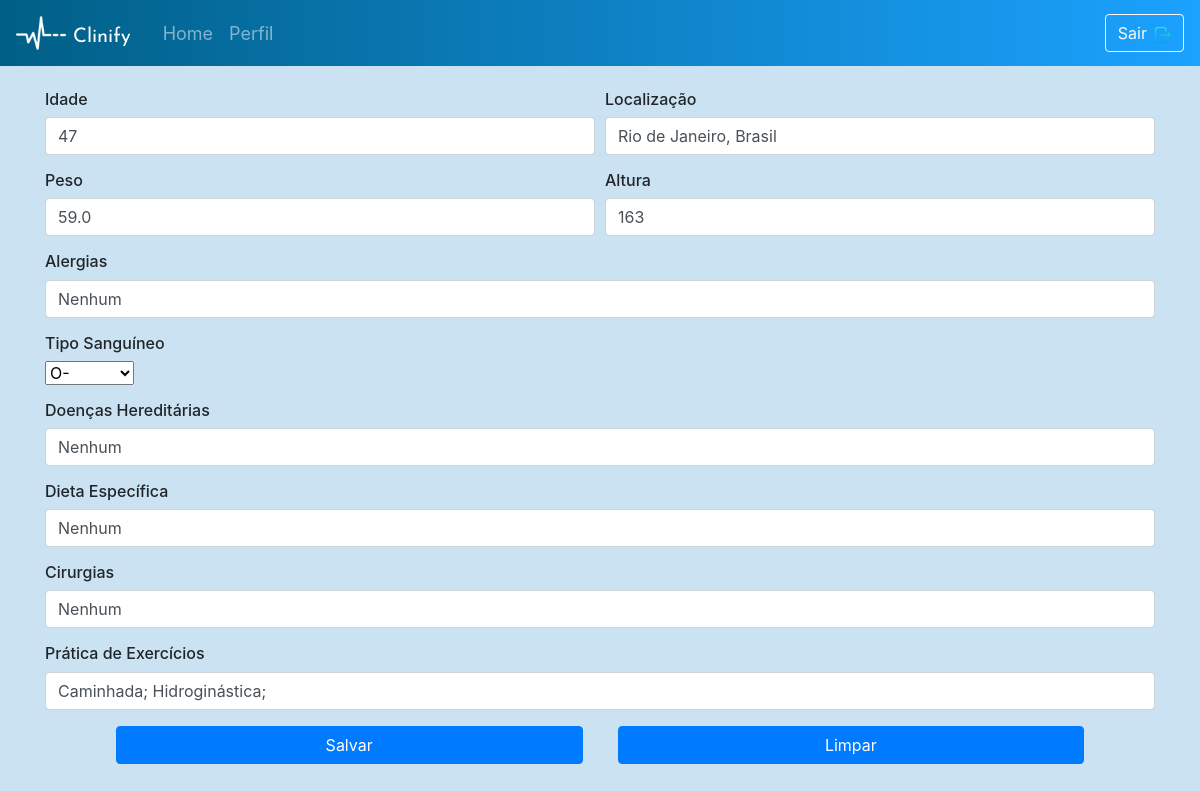
/Templates/profile/update/1/suzanadias/ (signed in), run on the app's committed database.
### server_app/models.py (models this page shows, shortened)
class UserProfile(models.Model):
    CHOICE = (('O-', 'O-'), ('O+', 'O+'), ('A-', 'A-'), ('A+', 'A+'), ('B-', 'B-'), ('B+', 'B+'), ('AB-', 'AB-'), ('AB+', 'AB+'))
    user                 = models.OneToOneField(User, on_delete=models.CASCADE, null=True, blank=True)
    profile_age_prf      = models.IntegerField(null=True, blank=True)
    profile_loc_prf      = models.CharField(max_length=150, null=True, blank=True)
    profile_weight_prf   = models.FloatField(null=True, blank=True)
    profile_height_prf   = models.IntegerField(null=True, blank=True)
    profile_allergy_prf  = models.CharField(max_length=200,null=True, blank=True)
    profile_blood_prf    = models.CharField(null=True, max_length=10, default=None, choices=CHOICE, blank=True)
    profile_desease_prf  = models.CharField(max_length=200, null=True, blank=True)
    profile_diet_prf     = models.CharField(max_length=200, null=True, blank=True)
    profile_surgery_prf  = models.CharField(max_length=200, null=True, blank=True)
    profile_exerc_prf    = models.CharField(max_length=200, null=True, blank=True)
    slug                 = models.SlugField(default='slug')

### server_app/views.py (the view, shortened to what this page needs)
# urls.py: url(r'^profile/update/(?P<pk>[0-9]+)/(?P<slug>[-\w\d]+)/$', ProfileUpdateView.as_view(), name='editprofile'),
@method_decorator(login_required(login_url="/logout/"), name='dispatch')
class ProfileUpdateView(UpdateView):  ### UPDATE
    template_name = "editprofile.html"
    model = UserProfile
    form_class = ProfileForm

### Templates/editprofile.html (shortened to what this page needs)
<!DOCTYPE html>
{% extends 'base.html' %}
    {% block content %}
        {% load static %}
    </head>
    <body class="profile-screen">
        <nav class="navbar navbar-expand-md navbar-dark">
            <img class="nav-icon" src="{% static 'images\heartbeat-logo-144.png' %}">
            <a class="navbar-brand mt-2" href="https://fonts.googleapis.com/css?family=Josefin+Sans:600&display=swap" rel="stylesheet">Clinify</a>
            <div class="collapse navbar-collapse" id="navbarSupportedContent">
                <ul class="navbar-nav mr-auto">
                    <a class="nav-link pl-3" href="{% url 'home' %}">Home</a>
                    <a class="nav-link" href="{% url 'temp:profile' %}">Perfil</a>
                </ul>
                <form class="form-inline" method="POST">
                    <a href="#" data-toggle="modal" data-target="#myModal"><button class="btn btn-outline-light btn-auto">Sair<img class="pl-2" src="{% static 'images/logout.png' %}"></button></a>
                </form>
            </div>
        </nav>
        <section class="container mt-4">
            <form enctype="multipart/form-data" method="POST">
                <div class="form-group form-row">
                    <div class="col-6">
                        <h6>Idade</h6>
                        {{ form.profile_age_prf }}
                    </div>
                    <div class="col-6">
                        <h6>Localização</h6>
                        {{ form.profile_loc_prf }}
                    </div>
                </div>
                <div class="form-group form-row">
                    <div class="col-6">
                        <h6>Peso</h6>
                        {{ form.profile_weight_prf }}
                    </div>
                    <div class="col-6">
                        <h6>Altura</h6>
                        {{ form.profile_height_prf }}
                    </div>
                </div>
                <div class="form-group">
                    <h6>Alergias</h6>
                    {{ form.profile_allergy_prf }}
                </div>
                <div class="form-group">
                    <h6>Tipo Sanguíneo</h6>
                    {{ form.profile_blood_prf }}
                </div>
                <div class="form-group">
                    <h6>Doenças Hereditárias</h6>
                    {{ form.profile_desease_prf }}
                </div>
                <div class="form-group">
                    <h6>Dieta Específica</h6>
                    {{ form.profile_diet_prf }}
                </div>
                <div class="form-group">
                    <h6>Cirurgias</h6>
                    {{ form.profile_surgery_prf }}
                </div>
                <div class="form-group">
                    <h6>Prática de Exercícios</h6>
                    {{ form.profile_exerc_prf }}
                </div>
                <div class="form-row justify-content-center mb-3">
                    <button type="submit" class="btn btn-primary col-5">Salvar</button>
                    <span style="width: 35px"></span>
                    <button type='reset' class="btn btn-primary col-5">Limpar</button>
                </div>
            </form>
        </section>
        {% endblock %}

### static/css/screens.css (style rules this page uses)
.intro-screen, .signup-screen, .forgpassword-screen, .navbar { background: linear-gradient(90deg, rgba(0,95,134,100) 0%, rgba(27,162,255,100)100%); }
.navbar-brand { padding-left: 7px; margin-top: 6px; font-size: x-large; color: white; font-family: 'Josefin Sans', sans-serif; }
.nav-icon { height: 50px; width: 50px; }
.msg-text, .profile-screen, .edit-profile, .medication-screen, .diet-screen, .appointment-screen, .exercise-screen, .home-screen, .stresslevel-screen { background-color: rgb(202, 226, 241); }
.nav-link { color: white; font-size: 18px; }

### data on the page
UserProfile: profile_age_prf "47", profile_loc_prf "Rio de Janeiro, Brasil", profile_weight_prf "59.0", profile_height_prf "163", profile_allergy_prf "Nenhum", profile_blood_prf "O-", profile_desease_prf "Nenhum", profile_diet_prf "Nenhum", profile_surgery_prf "Nenhum", profile_exerc_prf "Caminhada; Hidroginástica;"
